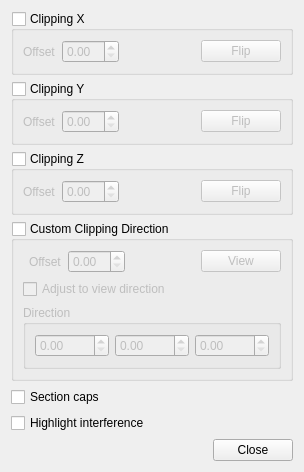
<?xml version="1.0" encoding="UTF-8"?>
<ui version="4.0">
 <class>Gui::Dialog::Clipping</class>
 <widget class="QDialog" name="Gui::Dialog::Clipping">
  <property name="geometry">
   <rect>
    <x>0</x>
    <y>0</y>
    <width>304</width>
    <height>430</height>
   </rect>
  </property>
  <property name="windowTitle">
   <string>Clipping</string>
  </property>
  <layout class="QGridLayout" name="gridLayout_5">
   <item row="0" column="0">
    <widget class="QGroupBox" name="groupBoxX">
     <property name="title">
      <string>Clipping X</string>
     </property>
     <property name="checkable">
      <bool>true</bool>
     </property>
     <property name="checked">
      <bool>false</bool>
     </property>
     <layout class="QGridLayout" name="gridLayout">
      <item row="0" column="0">
       <widget class="QLabel" name="label">
        <property name="text">
         <string>Offset</string>
        </property>
       </widget>
      </item>
     <item row="0" column="1">
       <widget class="QDoubleSpinBox" name="clipX"/>
      </item>
      <item row="0" column="2">
       <spacer name="horizontalSpacer_2">
        <property name="orientation">
         <enum>Qt::Horizontal</enum>
        </property>
        <property name="sizeHint" stdset="0">
         <size>
          <width>40</width>
          <height>20</height>
         </size>
        </property>
       </spacer>
      </item>
      <item row="0" column="3">
       <widget class="QPushButton" name="flipClipX">
        <property name="text">
         <string>Flip</string>
        </property>
       </widget>
      </item>
      </layout>
    </widget>
   </item>
   <item row="1" column="0">
    <widget class="QGroupBox" name="groupBoxY">
     <property name="title">
      <string>Clipping Y</string>
     </property>
     <property name="checkable">
      <bool>true</bool>
     </property>
     <property name="checked">
      <bool>false</bool>
     </property>
     <layout class="QGridLayout" name="gridLayout_2">
      <item row="0" column="0">
       <widget class="QLabel" name="label_2">
        <property name="text">
         <string>Offset</string>
        </property>
       </widget>
      </item>
     <item row="0" column="1">
       <widget class="QDoubleSpinBox" name="clipY"/>
      </item>
      <item row="0" column="2">
       <spacer name="horizontalSpacer_3">
        <property name="orientation">
         <enum>Qt::Horizontal</enum>
        </property>
        <property name="sizeHint" stdset="0">
         <size>
          <width>40</width>
          <height>20</height>
         </size>
        </property>
       </spacer>
      </item>
      <item row="0" column="3">
       <widget class="QPushButton" name="flipClipY">
        <property name="text">
         <string>Flip</string>
        </property>
       </widget>
      </item>
      </layout>
    </widget>
   </item>
   <item row="2" column="0">
    <widget class="QGroupBox" name="groupBoxZ">
     <property name="title">
      <string>Clipping Z</string>
     </property>
     <property name="checkable">
      <bool>true</bool>
     </property>
     <property name="checked">
      <bool>false</bool>
     </property>
     <layout class="QGridLayout" name="gridLayout_3">
      <item row="0" column="0">
       <widget class="QLabel" name="label_3">
        <property name="text">
         <string>Offset</string>
        </property>
       </widget>
      </item>
     <item row="0" column="1">
       <widget class="QDoubleSpinBox" name="clipZ"/>
      </item>
      <item row="0" column="2">
       <spacer name="horizontalSpacer_4">
        <property name="orientation">
         <enum>Qt::Horizontal</enum>
        </property>
        <property name="sizeHint" stdset="0">
         <size>
          <width>40</width>
          <height>20</height>
         </size>
        </property>
       </spacer>
      </item>
      <item row="0" column="3">
       <widget class="QPushButton" name="flipClipZ">
        <property name="text">
         <string>Flip</string>
        </property>
       </widget>
      </item>
      </layout>
    </widget>
   </item>
   <item row="3" column="0">
    <widget class="QGroupBox" name="groupBoxView">
     <property name="title">
      <string>Custom Clipping Direction</string>
     </property>
     <property name="checkable">
      <bool>true</bool>
     </property>
     <property name="checked">
      <bool>false</bool>
     </property>
     <layout class="QGridLayout" name="gridLayout_6">
      <item row="0" column="1">
       <widget class="QLabel" name="label_4">
        <property name="text">
         <string>Offset</string>
        </property>
       </widget>
      </item>
      <item row="0" column="2">
       <widget class="QDoubleSpinBox" name="clipView"/>
      </item>
     <item row="0" column="3">
       <spacer name="horizontalSpacer">
        <property name="orientation">
         <enum>Qt::Horizontal</enum>
        </property>
        <property name="sizeHint" stdset="0">
         <size>
          <width>84</width>
          <height>20</height>
         </size>
        </property>
       </spacer>
      </item>
      <item row="0" column="4">
       <widget class="QPushButton" name="fromView">
        <property name="text">
         <string>View</string>
        </property>
       </widget>
      </item>
      <item row="1" column="0" colspan="5">
       <widget class="QCheckBox" name="adjustViewdirection">
        <property name="text">
         <string>Adjust to view direction</string>
        </property>
       </widget>
      </item>
      <item row="2" column="0" colspan="5">
       <widget class="QGroupBox" name="groupBox">
        <property name="title">
         <string>Direction</string>
        </property>
        <layout class="QGridLayout" name="gridLayout_4">
         <item row="0" column="0">
          <widget class="QDoubleSpinBox" name="dirX"/>
         </item>
         <item row="0" column="1">
          <widget class="QDoubleSpinBox" name="dirY"/>
         </item>
         <item row="0" column="2">
          <widget class="QDoubleSpinBox" name="dirZ"/>
         </item>
        </layout>
       </widget>
      </item>
      </layout>
    </widget>
   </item>
   <item row="4" column="0">
    <widget class="QCheckBox" name="checkBoxCaps">
     <property name="toolTip">
      <string>Fill the clipped faces of solids in this view in the part's own material, hatched and outlined.</string>
     </property>
     <property name="text">
      <string>Section caps</string>
     </property>
    </widget>
   </item>
   <item row="5" column="0">
    <widget class="QCheckBox" name="checkBoxInterference">
     <property name="toolTip">
      <string>Hatch and outline in red where the section caps of two parts overlap.</string>
     </property>
     <property name="text">
      <string>Highlight interference</string>
     </property>
    </widget>
   </item>
   <item row="6" column="0">
    <widget class="QDialogButtonBox" name="buttonBox">
     <property name="orientation">
      <enum>Qt::Horizontal</enum>
     </property>
     <property name="standardButtons">
      <set>QDialogButtonBox::Close</set>
     </property>
    </widget>
   </item>
  </layout>
 </widget>
 <tabstops>
  <tabstop>groupBoxX</tabstop>
  <tabstop>clipX</tabstop>
  <tabstop>flipClipX</tabstop>
  <tabstop>groupBoxY</tabstop>
  <tabstop>clipY</tabstop>
  <tabstop>flipClipY</tabstop>
  <tabstop>groupBoxZ</tabstop>
  <tabstop>clipZ</tabstop>
  <tabstop>flipClipZ</tabstop>
  <tabstop>groupBoxView</tabstop>
  <tabstop>clipView</tabstop>
  <tabstop>fromView</tabstop>
  <tabstop>adjustViewdirection</tabstop>
  <tabstop>dirX</tabstop>
  <tabstop>dirY</tabstop>
  <tabstop>dirZ</tabstop>
  <tabstop>checkBoxCaps</tabstop>
  <tabstop>checkBoxInterference</tabstop>
 </tabstops>
 <resources/>
 <connections>
  <connection>
   <sender>buttonBox</sender>
   <signal>rejected()</signal>
   <receiver>Gui::Dialog::Clipping</receiver>
   <slot>reject()</slot>
   <hints>
    <hint type="sourcelabel">
     <x>316</x>
     <y>260</y>
    </hint>
    <hint type="destinationlabel">
     <x>286</x>
     <y>274</y>
    </hint>
   </hints>
  </connection>
 </connections>
</ui>
